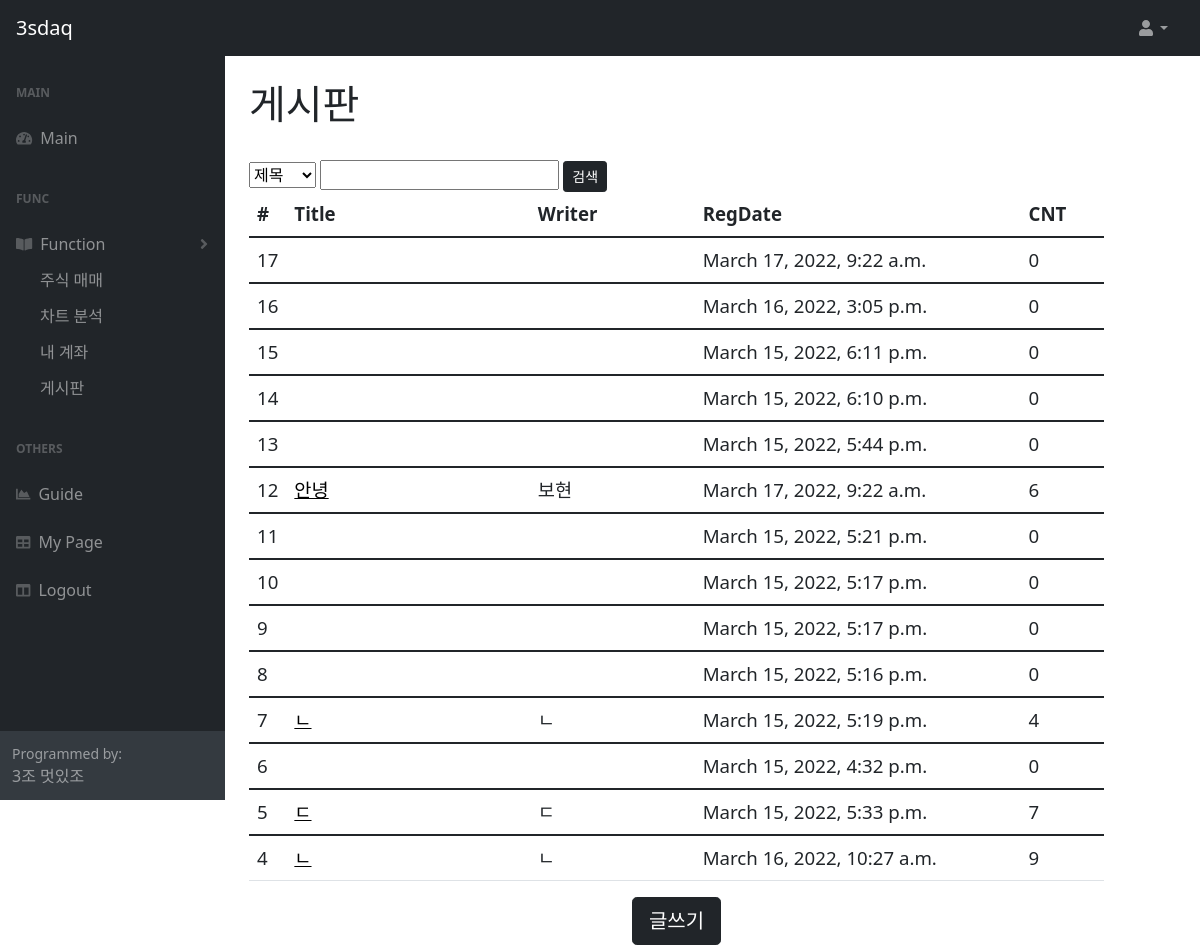
The page /notice/index/ on the database as committed earlier.
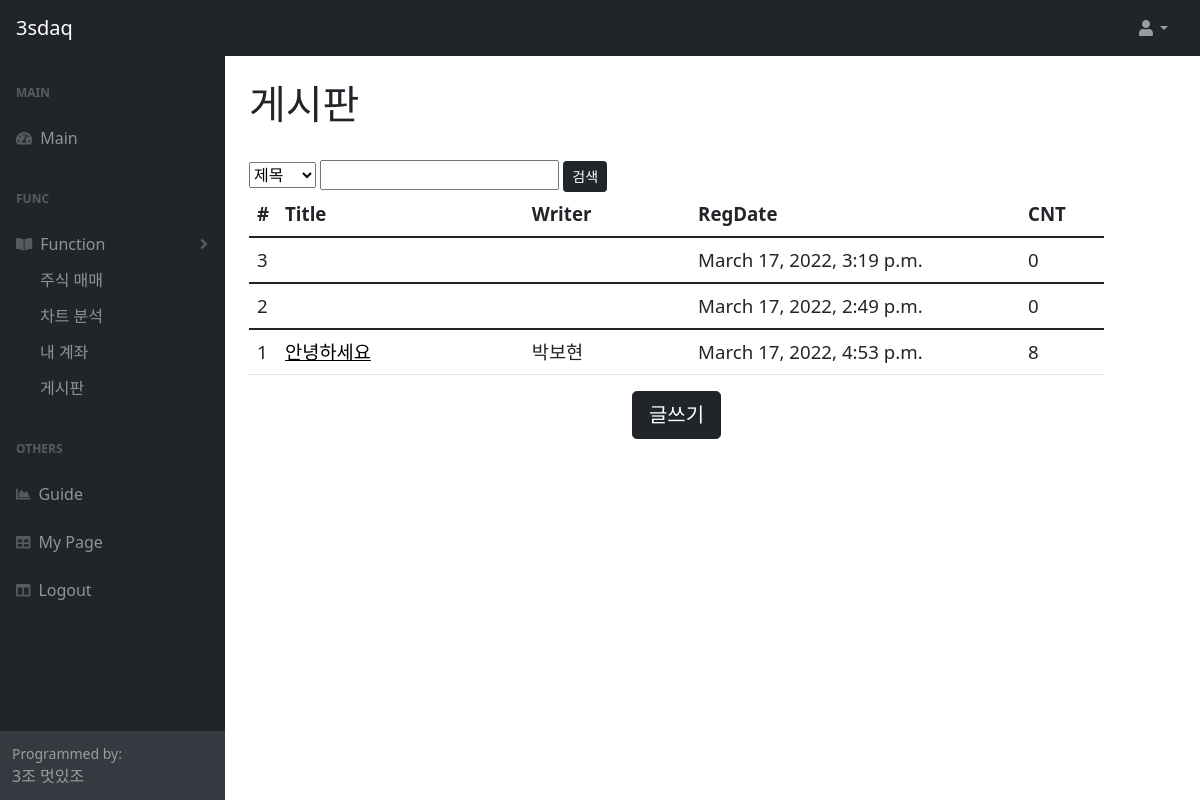
The same page on the database as committed later.
### noticeApp/models.py (models this page shows)
class WebNotice(models.Model) :
    id      = models.BigAutoField(primary_key = True)
    title   = models.CharField(max_length=500)
    writer  = models.CharField(max_length=100)
    content = models.TextField()
    regdate = models.DateTimeField(auto_now=True)
    viewcnt = models.IntegerField(default=0)

### noticeApp/views.py (the view)
# urls.py: path('index/', views.index , name='index'),
def index(request) :
    print('>>>>> notice index')
    boards = WebNotice.objects.all().order_by('-id')
    print('notice result type  - ' , type(boards))
    print('notice result value - ' , boards)
    context = {
        'boards' : boards
    }
    return render(request , 'notice/index.html' , context)

### noticeApp/templates/notice/index.html (shortened to what this page needs)
{% include 'header.html' %}
{% block content %}
    <select >
        <option value="title">제목</option>
    </select>
    <input type = "text" name="keyword" id="keyword">
    <button type="button" class="btn btn-dark btn-sm" id = "searchBtn">검색</button>
</div>
<table class="table table-hover" style="width:400%">
  <thead>
    <tr>
      <th scope="col">#</th>
      <th scope="col" style="width: 30%">Title</th>
      <th scope="col" style="width: 20%">Writer</th>
      <th scope="col" style="width: 40%">RegDate</th>
      <th scope="col" style="width: 10%">CNT </th>
    </tr>
  </thead>
    {% for notice in boards %}
  <tbody>
  <tr>
        <td>{{notice.id}}</td>
        <td><a href="../notice_read?id={{notice.id}}" style="color:black">{{notice.title}}</a></td>
        <td>{{notice.writer}}</td>
        <td>{{notice.regdate}}</td>
        <td>{{notice.viewcnt}}</td>
    </tr>
    {% endfor %}
  </tbody>
</table>
<div class="write">
    <button type="button" class="btn btn-dark btn-lg" onclick="location.href='../createForm' ">글쓰기</button>
</div>
                            </div>
                        </div>
                    </div>
                </main>
             </div>
        </div>
</body>
</html>
{% endblock %}

Rows that differ between the two databases and show on the page:
removed WebNotice: id "17", regdate "March 17, 2022, 9:22 a.m.", viewcnt "0"
removed WebNotice: id "16", regdate "March 16, 2022, 3:05 p.m.", viewcnt "0"
removed WebNotice: id "15", regdate "March 15, 2022, 6:11 p.m.", viewcnt "0"
removed WebNotice: id "14", regdate "March 15, 2022, 6:10 p.m.", viewcnt "0"
removed WebNotice: id "13", regdate "March 15, 2022, 5:44 p.m.", viewcnt "0"
removed WebNotice: id "12", title "안녕", writer "보현", regdate "March 17, 2022, 9:22 a.m.", viewcnt "6"
removed WebNotice: id "11", regdate "March 15, 2022, 5:21 p.m.", viewcnt "0"
removed WebNotice: id "10", regdate "March 15, 2022, 5:17 p.m.", viewcnt "0"
removed WebNotice: id "9", regdate "March 15, 2022, 5:17 p.m.", viewcnt "0"
removed WebNotice: id "8", regdate "March 15, 2022, 5:16 p.m.", viewcnt "0"
removed WebNotice: id "7", title "ㄴ", writer "ㄴ", regdate "March 15, 2022, 5:19 p.m.", viewcnt "4"
removed WebNotice: id "6", regdate "March 15, 2022, 4:32 p.m.", viewcnt "0"
removed WebNotice: id "5", title "ㄷ", writer "ㄷ", regdate "March 15, 2022, 5:33 p.m.", viewcnt "7"
removed WebNotice: id "4", title "ㄴ", writer "ㄴ", regdate "March 16, 2022, 10:27 a.m.", viewcnt "9"
added WebNotice: id "3", regdate "March 17, 2022, 3:19 p.m.", viewcnt "0"
added WebNotice: id "2", regdate "March 17, 2022, 2:49 p.m.", viewcnt "0"
added WebNotice: id "1", title "안녕하세요", writer "박보현", regdate "March 17, 2022, 4:53 p.m.", viewcnt "8"
